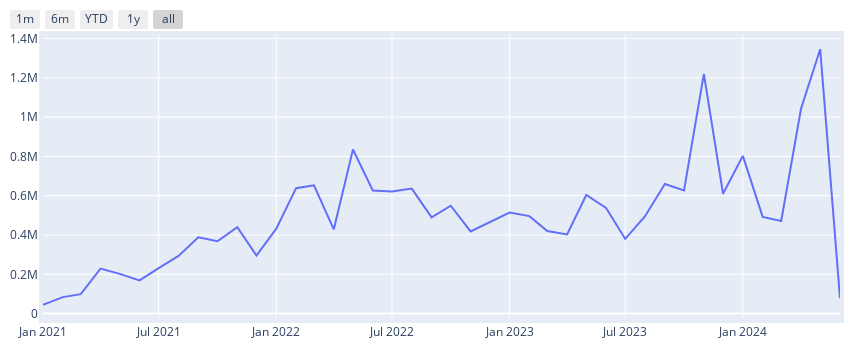

Notebook source saved alongside this figure:
### Code cell
graficorec.update_layout(
                        autosize=False,
                        height=350, 
                        width=850,
                        legend_orientation = 'h',
                        legend=dict(x=-0.0, y= -0.6),
                        legend_font_size=10,
                        yaxis_title=None,
                        xaxis_title=None,
                        margin=dict(
                            l=10,
                            r=10,
                            b=10,
                            t=10,
                            pad=4
                            ),
                        xaxis=dict(
                            rangeselector=dict(
                                buttons=list([
                                    dict(count=1,
                                        label="1m",
                                        step="month",
                                        stepmode="backward"),
                                    dict(count=6,
                                        label="6m",
                                        step="month",
                                        stepmode="backward"),
                                    dict(count=1,
                                        label="YTD",
                                        step="year",
                                        stepmode="todate"),
                                    dict(count=1,
                                        label="1y",
                                        step="year",
                                        stepmode="backward"),
                                    dict(step="all")
                                ])
                            ),
                            rangeslider=dict(
                                visible=False
                            ),
                            type="date"
                        )
                )

### Figure 1 — Plotly figure (JSON) as saved in the notebook; plotly's stock layout.template omitted (floating-point values rounded to 4 significant figures)
{"data": [{"hovertemplate": "Mês/Ano=%{x}<br>Receita_Bruta_Total=%{y}<extra></extra>", "legendgroup": "", "line": {"color": "#636efa", "dash": "solid"}, "marker": {"symbol": "circle"}, "mode": "lines", "name": "", "orientation": "v", "showlegend": false, "type": "scatter", "x": ["2021-01", "2021-02", "2021-03", "2021-04", "2021-05", "2021-06", "2021-07", "2021-08", "2021-09", "2021-10", "2021-11", "2021-12", "2022-01", "2022-02", "2022-03", "2022-04", "2022-05", "2022-06", "2022-07", "2022-08", "2022-09", "2022-10", "2022-11", "2022-12", "2023-01", "2023-02", "2023-03", "2023-04", "2023-05", "2023-06", "2023-07", "2023-08", "2023-09", "2023-10", "2023-11", "2023-12", "2024-01", "2024-02", "2024-03", "2024-04", "2024-05", "2024-06"], "xaxis": "x", "y": [44880.0, 83990.0, 98900.0, 229500.0, 202500.0, 169000.0, 231200.0, 293500.0, 388200.0, 368300.0, 439700.0, 295500.0, 432500.0, 638600.0, 653400.0, 429100.0, 835300.0, 626600.0, 622100.0, 636400.0, 489800.0, 549000.0, 418200.0, 464600.0, 514400.0, 496300.0, 420600.0, 403000.0, 603800.0, 537700.0, 380200.0, 495700.0, 660100.0, 626600.0, 1220000.0, 610100.0, 802800.0, 492300.0, 471800.0, 1043000.0, 1346000.0, 78050.0], "yaxis": "y"}], "layout": {"autosize": false, "height": 350, "legend": {"font": {"size": 10}, "orientation": "h", "tracegroupgap": 0, "x": 0, "y": -0.6}, "margin": {"b": 10, "l": 10, "pad": 4, "r": 10, "t": 10}, "width": 850, "xaxis": {"anchor": "y", "domain": [0, 1], "rangeselector": {"buttons": [{"count": 1, "label": "1m", "step": "month", "stepmode": "backward"}, {"count": 6, "label": "6m", "step": "month", "stepmode": "backward"}, {"count": 1, "label": "YTD", "step": "year", "stepmode": "todate"}, {"count": 1, "label": "1y", "step": "year", "stepmode": "backward"}, {"step": "all"}]}, "rangeslider": {"visible": false}, "title": {}, "type": "date"}, "yaxis": {"anchor": "x", "domain": [0, 1], "title": {}}}}
